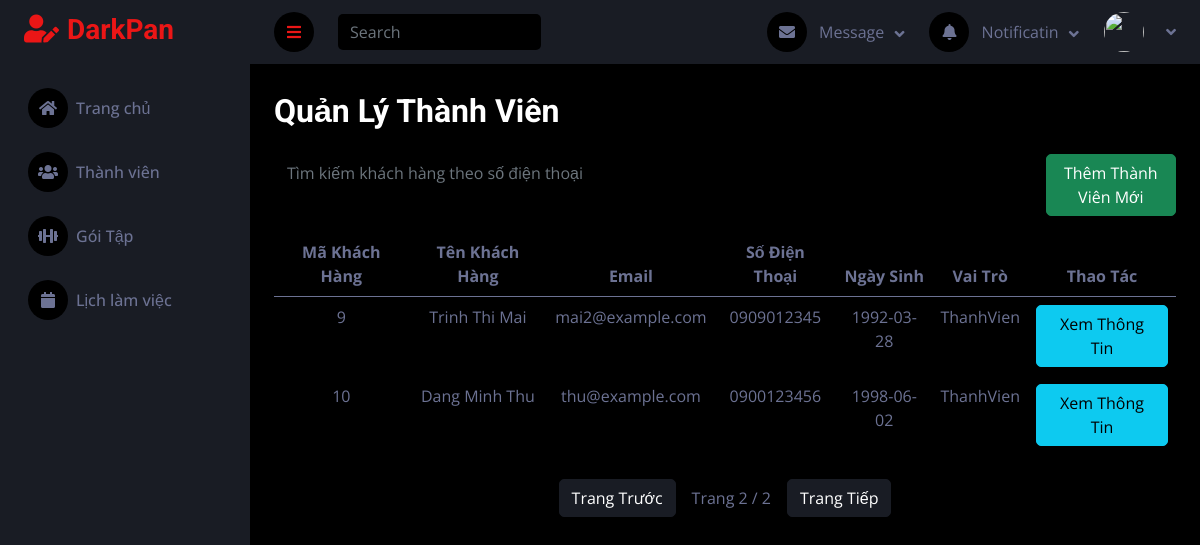
/public/NV_Quay/thanhVien?page=2, run on an earlier commit of the app's database.
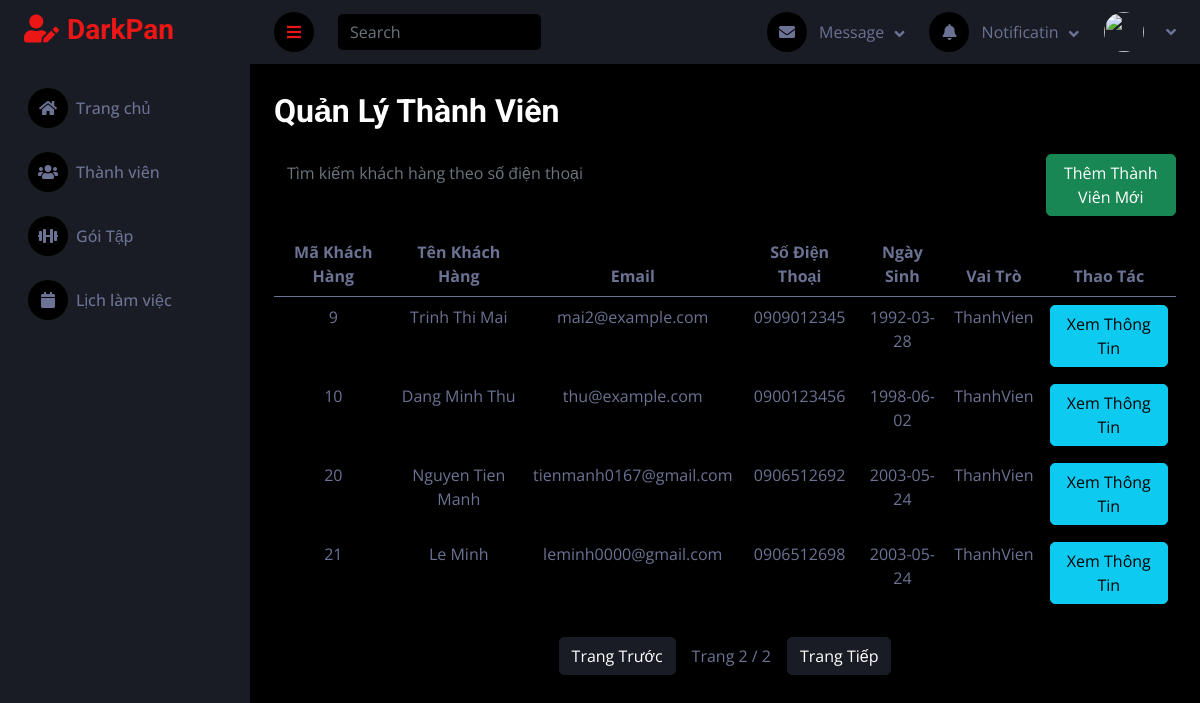
And on a later commit of the database.
### tables this page shows
CREATE TABLE `nguoidung` (
  `userID` int(10) NOT NULL,
  `hoTen` varchar(100) NOT NULL,
  `sdt` varchar(15) DEFAULT NULL,
  `ngaySinh` date DEFAULT NULL,
  `email` varchar(100) NOT NULL,
  `matKhau` varchar(255) NOT NULL,
  `vaiTro` enum('Admin','NVQuay','NVBaoTri','ThanhVien','NVHuongDanVien') NOT NULL
);

### controllers/HomeController_NV.php (called while the page is built, shortened)
<?php
require_once BASE_PATH . '/models/ThanhVienModel.php';
class HomeController_NV {
    public function thanhVien() {
        $memberModel = new Member();
        $currentMembers = $memberModel->getCurrentMembers();
        $limit = 8;
        $page = isset($_GET['page']) ? $_GET['page'] : 1;
        $members = $memberModel->getMembers($page, $limit);
        $totalPages = ceil($currentMembers / $limit);
        $data = [
            'currentMembers' => $currentMembers,
            'members' => $members,
            'totalPages' => $totalPages,
            'currentPage' => $page,
        ];
        $this->render('NV_Quay/thanhVien/QuanLyThanhVien',$data);
    }
    protected function render($view, $data = []) {
        extract($data);
        require_once BASE_PATH . "/views/$view.php";
    }
}
?>

### public/index.php (called while the page is built, shortened)
<?php
$router = new Router();
$router->handleRequest();
?>

### models/ThanhVienModel.php (called while the page is built, shortened)
<?php
require_once "../config/database.php";
class Member {
    private $conn;
    public function __construct() {
        $database = new Database();
        $this->conn = $database->connect();
    }
    public function getCurrentMembers() {
        $sql = "SELECT COUNT(*) as count FROM nguoidung WHERE vaiTro = 'ThanhVien'";
        $result = $this->conn->query($sql);
        $row = $result->fetch_assoc();
        return $row['count'];
    }
    public function getMembers($page, $limit) {
        $offset = ($page - 1) * $limit;
        $query = "SELECT * FROM nguoidung WHERE vaiTro = 'ThanhVien' LIMIT $limit OFFSET $offset";
        $result = $this->conn->query($query);
        return $result->fetch_all(MYSQLI_ASSOC);
    }
}
?>

### config/database.php (called while the page is built, shortened)
<?php
class Database {
    private $servername = "localhost:3306";
    private $username = "root";
    private $password = "";
    private $dbname = "gym";
    public function connect() {
        $this->conn = mysqli_connect($this->servername, $this->username, $this->password, $this->dbname);
        return $this->conn;
    }
}
?>

### views/NV_Quay/thanhVien/QuanLyThanhVien.php (the view, shortened to what this page needs)
<!DOCTYPE html>
<html lang="en">
<head>
    <link href="https://cdnjs.cloudflare.com/ajax/libs/font-awesome/5.10.0/css/all.min.css" rel="stylesheet">
    <link href="https://cdn.jsdelivr.net/npm/bootstrap-icons@1.4.1/font/bootstrap-icons.css" rel="stylesheet">
    <link href="asset/lib/owlcarousel/assets/owl.carousel.min.css" rel="stylesheet">
    <link href="asset/lib/tempusdominus/css/tempusdominus-bootstrap-4.min.css" rel="stylesheet" />
    <link href="asset/css/bootstrap.min.css" rel="stylesheet">
    <link href="asset/css/style.css" rel="stylesheet">
</head>
<body>
    <?php require_once('../views/NV_Quay/layout/header.php'); ?>
    <?php require_once('../views/NV_Quay/layout/sidebar.php'); ?>
    <div class="container-fluid pt-4 px-4 my-1">
    <h2 class="mb-4">Quản Lý Thành Viên</h2>
    <div class="row mb-3">
        <div class="col-sm-12 col-xl-10">
            <input type="text" id="searchInput" class="form-control" placeholder="Tìm kiếm khách hàng theo số điện thoại">
        </div>
        <div class="col-sm-3 col-xl-2">
            <button class="btn btn-success" data-bs-toggle="modal" data-bs-target="#addMemberModal">Thêm Thành Viên Mới</button>
        </div>
    </div>
    <table class="table table-striped text-center">
        <thead>
            <tr>
                <th>Mã Khách Hàng</th>
                <th>Tên Khách Hàng</th>
                <th>Email</th>
                <th>Số Điện Thoại</th>
                <th>Ngày Sinh</th>
                <th>Vai Trò</th>
                <th>Thao Tác</th>
            </tr>
        </thead>
        <tbody id="customerTable">
            <?php foreach ($members as $member): ?>
                <tr data-id="<?= $member['userID'] ?>">
                    <td><?= $member['userID'] ?></td>
                    <td><?= $member['hoTen'] ?></td>
                    <td><?= $member['email'] ?></td>
                    <td><?= $member['sdt'] ?></td>
                    <td><?= $member['ngaySinh'] ?></td>
                    <td class="status"><?= $member['vaiTro'] ?></td>
                    <td class="text-center">
                        <a href="/GYM-WEB/public/NV_Quay/thanhVien/chiTietThanhVien?userID=<?= $member['userID'] ?>" class="btn btn-info">Xem Thông Tin</a>
                    </td>
                </tr>
            <?php endforeach; ?>
        </tbody>
    </table>
    <div id="pagination" class="d-flex justify-content-center align-items-center mt-4 mb-4">
        <a href="/GYM-WEB/public/NV_Quay/thanhVien?page=<?= max(1, $currentPage - 1) ?>" class="btn btn-secondary">Trang Trước</a>
        <span class="mx-3">Trang <?= $currentPage ?> / <?= $totalPages ?></span>
        <a href="/GYM-WEB/public/NV_Quay/thanhVien?page=<?= min($totalPages, $currentPage + 1) ?>" class="btn btn-secondary">Trang Tiếp</a>
    </div>
</div>
</body>
</html>

What changed in the data, as far as the page shows it:
added nguoidung: userID "20", hoTen "Nguyen Tien Manh", email "tienmanh0167@gmail.com", sdt "0906512692", ngaySinh "2003-05-24", vaiTro "ThanhVien"
added nguoidung: userID "21", hoTen "Le Minh", email "leminh0000@gmail.com", sdt "0906512698", ngaySinh "2003-05-24", vaiTro "ThanhVien"
